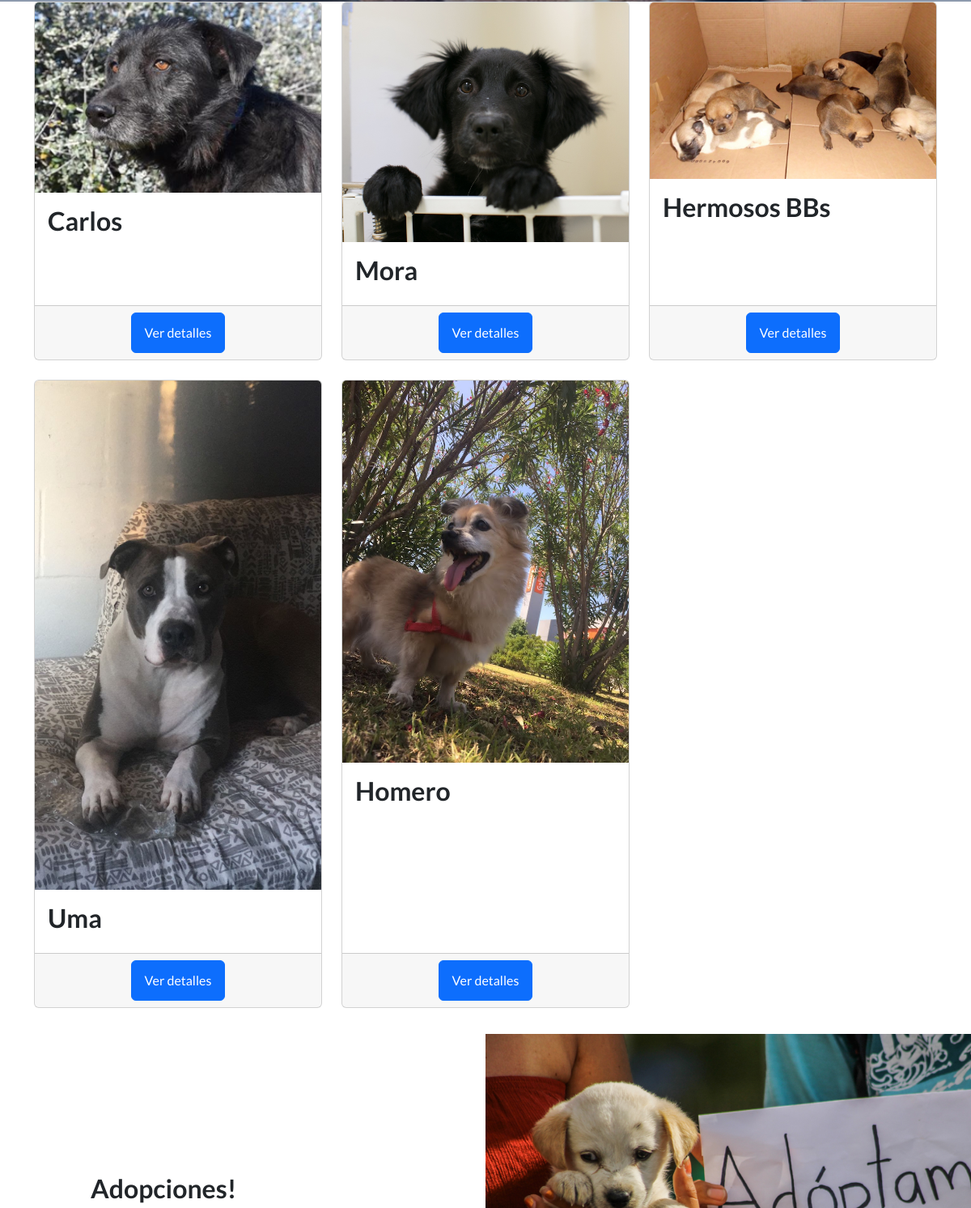
The page /AppInicio/adopcion_lista/ (middle part) on the database as committed earlier.
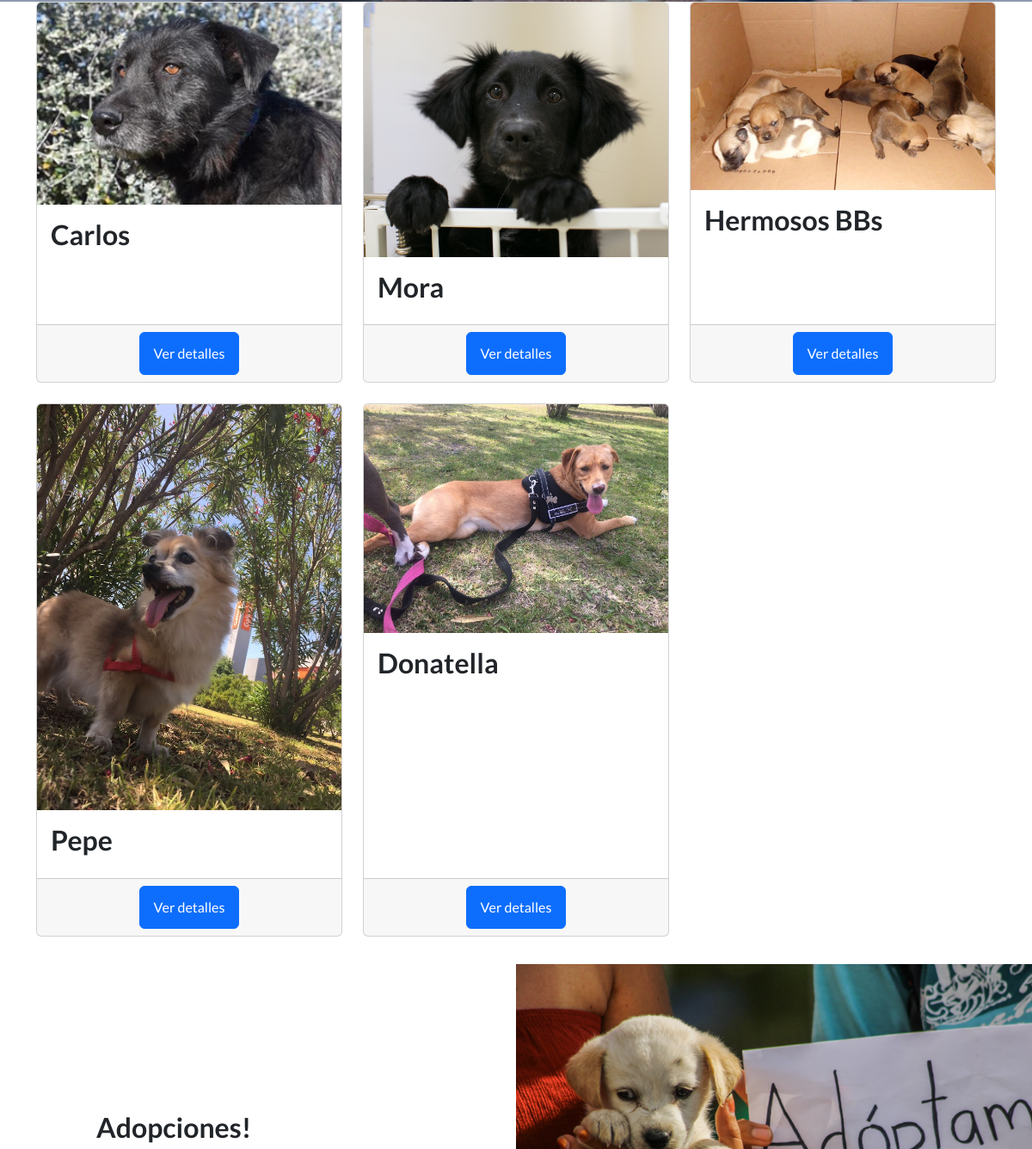
The same page on the database as committed later.
### AppInicio/models.py (models this page shows, shortened)
class Adopcion(models.Model):
    autor = models.ForeignKey(User, on_delete=models.CASCADE)
    nombre = models.CharField(max_length=200)
    raza = models.CharField(max_length=200,default='desconocida')
    edad = models.CharField(max_length=10, default='1')
    animal_info = models.TextField()
    imagen = models.ImageField(upload_to='adoption_images/')
    fecha_creacion = models.DateTimeField(auto_now_add=True)

### AppInicio/views.py (the view)
# urls.py: path('adopcion_lista/', adopcion_lista, name='adopcion_lista'),
def adopcion_lista(request):
    adopciones = Adopcion.objects.all()
    return render(request, 'AppInicio/adopcion_lista.html', {'adopciones': adopciones})

### AppInicio/templates/AppInicio/adopcion_lista.html (shortened to what this page needs)
{% extends "AppInicio/padre.html" %}
{% load static %}
{% block contenido %}
  <div class="container">
    <div class="row">
      {% for adopcion in adopciones %}
        <div class="col-md-4 mb-4">
          <div class="card h-100">
            <img src="{{ adopcion.imagen.url }}" alt="{{ adopcion.nombre }}" class="card-img-top">
            <div class="card-body">
              <h2 class="card-title">{{ adopcion.nombre }}</h2>
            </div>
            <div class="card-footer text-center">
              <a href="{% url 'AppInicio:adopcion_detalle' adopcion_id=adopcion.id %}" class="btn btn-primary">Ver detalles</a>
            </div>
          </div>
        </div>
      {% endfor %}
    </div>
  </div>
{% endblock %}

Rows that differ between the two databases and show on the page:
removed Adopcion: imagen (picture), nombre "Uma"
changed Adopcion: nombre "Homero" → "Pepe"
added Adopcion: imagen (picture), nombre "Donatella"
